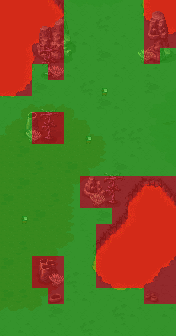

The image is a tile-based game level rendered from a .tmx file. Its description and source (layers, tilesets, objects; grid data summarised) follow:
An orthogonal 11x21 tile map with 16x16 px tiles, 9 tile layers (Tile Layer 4, Tile Layer 5, Tile Layer 6, Tile Layer 7, ...).

<map version="1.5" tiledversion="2021.02.15" orientation="orthogonal" renderorder="left-down" width="11" height="21" tilewidth="16" tileheight="16" infinite="0" nextlayerid="16" nextobjectid="1">
 <tileset firstgid="1" source="../world_tiles/tileset.tsx" />
 <layer id="10" name="Tile Layer 4" width="11" height="21">
  <data>[231 cells, 231 non-empty, 40 distinct tile ids]</data>
 </layer>
 <layer id="11" name="Tile Layer 5" width="11" height="21">
  <data>[231 cells, 127 non-empty, 43 distinct tile ids]</data>
 </layer>
 <layer id="12" name="Tile Layer 6" width="11" height="21">
  <data>[231 cells, 0 non-empty, 0 distinct tile ids]</data>
 </layer>
 <layer id="13" name="Tile Layer 7" width="11" height="21">
  <data>[231 cells, 31 non-empty, 31 distinct tile ids]</data>
 </layer>
 <layer id="14" name="Tile Layer 8" width="11" height="21">
  <data>[231 cells, 18 non-empty, 6 distinct tile ids]</data>
 </layer>
 <layer id="15" name="Tile Layer 9" width="11" height="21">
  <data>[231 cells, 8 non-empty, 7 distinct tile ids]</data>
 </layer>
 <layer id="7" name="anim" width="11" height="21">
  <data>[231 cells, 2 non-empty, 2 distinct tile ids]</data>
 </layer>
 <layer id="8" name="characters" width="11" height="21">
  <data>[231 cells, 3 non-empty, 1 distinct tile ids]</data>
 </layer>
 <layer id="9" name="walkable" width="11" height="21">
  <data>[231 cells, 231 non-empty, 2 distinct tile ids]</data>
 </layer>
</map>
